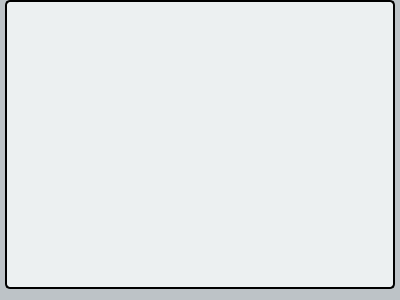
<?xml version="1.0" encoding="UTF-8"?>
<ui version="4.0">
 <class>TextFileEditWidget</class>
 <widget class="QWidget" name="TextFileEditWidget">
  <property name="geometry">
   <rect>
    <x>0</x>
    <y>0</y>
    <width>400</width>
    <height>300</height>
   </rect>
  </property>
  <property name="windowTitle">
   <string>Form</string>
  </property>
  <property name="styleSheet">
   <string notr="true">QWidget {
	background: #bdc3c7;
}

QTextEdit {
	background: #ecf0f1;
	border: 2px solid black;
	border-radius: 5px;
	margin: 0 5px;
}</string>
  </property>
  <layout class="QGridLayout" name="gridLayout">
   <property name="leftMargin">
    <number>0</number>
   </property>
   <property name="topMargin">
    <number>0</number>
   </property>
   <property name="rightMargin">
    <number>0</number>
   </property>
   <item row="0" column="0">
    <widget class="QTextEdit" name="textEdit">
     <property name="lineWrapMode">
      <enum>QTextEdit::NoWrap</enum>
     </property>
    </widget>
   </item>
  </layout>
 </widget>
 <resources/>
 <connections/>
</ui>
